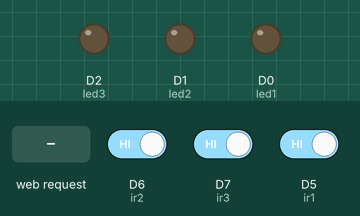
This sketch was run on a simulated ESP8266 (NodeMCU). Parts: output pins drawn as LEDs (lit = HIGH). Inputs (shaded band) come from the test bench; at power-on: D6 (ir2) HIGH, D7 (ir3) HIGH, D5 (ir1) HIGH. WiFi joins after 1.5 s; servers stay silent unless stated; what the sketch prints to the serial monitor is not drawn.

Above: at 2.8 s.
2.9 s: HTTP request GET /ledon1 received
At 4.6 s:
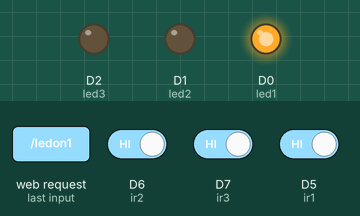
5.3 s: HTTP request GET /ledon2 received
At 7.4 s:
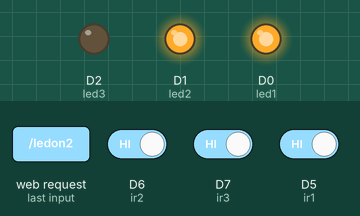
8.5 s: HTTP request GET /ledoff1 received
At 10.0 s:
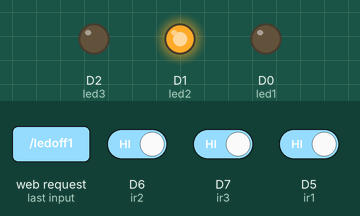
10.9 s: HTTP request GET /ledon3 received
At 12.7 s:
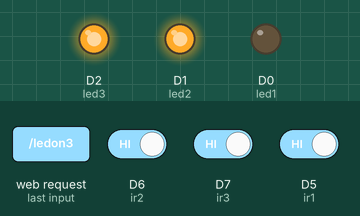
13.9 s: HTTP request GET /ledoff2 received
At 15.3 s:
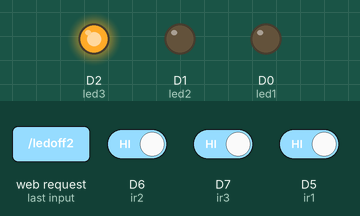
16.3 s: HTTP request GET /ledoff3 received
At 18.1 s:
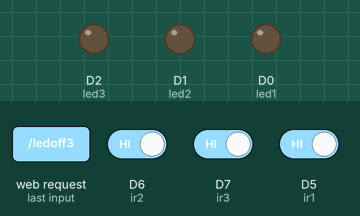
Timing chart, 0 to 19.6 s (numbered marks = the images above; inputs shaded):
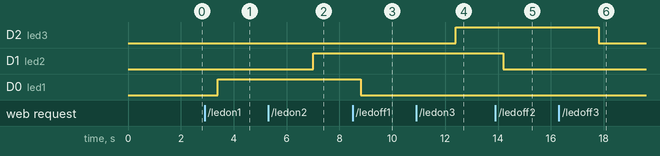

Measured:
- after the input at 2.9 s, D0 (led1): LOW → HIGH after 0.50 s
- after the input at 5.3 s, D1 (led2): LOW → HIGH after 1.7 s
- after the input at 8.5 s, D0 (led1): HIGH → LOW after 0.30 s
- after the input at 10.9 s, D2 (led3): LOW → HIGH after 1.5 s
- after the input at 13.9 s, D1 (led2): HIGH → LOW after 0.30 s
- after the input at 16.3 s, D2 (led3): HIGH → LOW after 1.5 s

The sketch:

wbserver_iot.ino
```cpp
#include <Arduino.h>
#include <ESP8266WiFi.h>
#include <ESP8266WebServer.h>
#include <ThingSpeak.h>

const char* wifiSSID = "NETWORKSSID";
const char* wifiPassword = "NETWORK PASSWORD";

const char* apSSID = "NodeMCU";
const char* apPassword = "SET A NEW PASSWORD HERE";

IPAddress local_ip(192, 168, 1, 1);
IPAddress gateway(192, 168, 1, 1);
IPAddress subnet(255, 255, 255, 0);

ESP8266WebServer server(80);

uint8_t LED1pin = D0;
uint8_t LED2pin = D1;
uint8_t LED3pin = D2;

bool LED1status = LOW;
bool LED2status = LOW;
bool LED3status = LOW;

int led1 = D0; // GPIO 16 (D0) on NodeMCU
int led2 = D1; // GPIO 5 (D1) on NodeMCU
int led3 = D2; // GPIO 4 (D2) on NodeMCU

int ir1 = D5; // GPIO 14 (D5) on NodeMCU
int ir2 = D6; // GPIO 12 (D6) on NodeMCU
int ir3 = D7; // GPIO 13 (D7) on NodeMCU

WiFiClient client;

unsigned long myChannelNumber = 2229668;
const char* myWriteAPIKey = "CPWOZ4VXGVZEVS7U";

void setup() {
  Serial.begin(115200);
  WiFi.begin(wifiSSID, wifiPassword);
  Serial.print("Connecting to Wi-Fi");
  while (WiFi.status() != WL_CONNECTED) {
    Serial.print(".");
    delay(300);
  }
  Serial.println();
  Serial.print("Connected with IP: ");
  Serial.println(WiFi.localIP());
  Serial.println();

  pinMode(led1, OUTPUT);
  pinMode(led2, OUTPUT);
  pinMode(led3, OUTPUT);
  pinMode(ir1, INPUT);
  pinMode(ir2, INPUT);
  pinMode(ir3, INPUT);

  ThingSpeak.begin(client);

  WiFi.softAP(apSSID, apPassword);
  WiFi.softAPConfig(local_ip, gateway, subnet);
  delay(100);

  server.on("/", handle_OnConnect);
  server.on("/ledon1", handle_led1on);
  server.on("/ledoff1", handle_led1off);
  server.on("/ledon2", handle_led2on);
  server.on("/ledoff2", handle_led2off);
  server.on("/ledon3", handle_led3on);
  server.on("/ledoff3", handle_led3off);
  server.onNotFound(handle_NotFound);

  server.begin();
  Serial.println("HTTP server started");
}

void loop() {
  server.handleClient();

  int val1 = digitalRead(ir1);
  int val2 = digitalRead(ir2);
  int val3 = digitalRead(ir3);
  int val4 = digitalRead(led1);
  int val5 = digitalRead(led2);
  int val6 = digitalRead(led3);

  ThingSpeak.writeField(myChannelNumber, 1, val1, myWriteAPIKey);
  ThingSpeak.writeField(myChannelNumber, 2, val2, myWriteAPIKey);
  ThingSpeak.writeField(myChannelNumber, 3, val3, myWriteAPIKey);
  ThingSpeak.writeField(myChannelNumber, 4, val4, myWriteAPIKey);
  ThingSpeak.writeField(myChannelNumber, 5, val5, myWriteAPIKey);
  ThingSpeak.writeField(myChannelNumber, 6, val6, myWriteAPIKey);
}

// LED control and web server handler functions...
void handle_OnConnect() {
  LED1status = LOW;
  LED2status = LOW;
  LED3status = LOW;
  Serial.println("LED Status: OFF");
  server.send(200, "text/html", SendHTML(LED1status, LED2status, LED3status));
}

void handle_led1on() {
  LED1status = HIGH;
  digitalWrite(led1, HIGH);
  Serial.println("LED1 Status: ON");
  server.send(200, "text/html", SendHTML(true, LED2status, LED3status));
}

void handle_led1off() {
  LED1status = LOW;
  digitalWrite(led1, LOW);
  Serial.println("LED1 Status: OFF");
  server.send(200, "text/html", SendHTML(false, LED2status, LED3status));
}

void handle_led2on() {
  LED2status = HIGH;
  digitalWrite(led2, HIGH);
  Serial.println("LED2 Status: ON");
  server.send(200, "text/html", SendHTML(LED1status, true, LED3status));
}

void handle_led2off() {
  LED2status = LOW;
  digitalWrite(led2, LOW);
  Serial.println("LED2 Status: OFF");
  server.send(200, "text/html", SendHTML(LED1status, false, LED3status));
}

void handle_led3on() {
  LED3status = HIGH;
  digitalWrite(led3, HIGH);
  Serial.println("LED3 Status: ON");
  server.send(200, "text/html", SendHTML(LED1status, LED2status, true));
}

void handle_led3off() {
  LED3status = LOW;
  digitalWrite(led3, LOW);
  Serial.println("LED3 Status: OFF");
  server.send(200, "text/html", SendHTML(LED1status, LED2status, false));
}

void handle_NotFound() {
  server.send(404, "text/plain", "Not found");
}
//HERE THE BELOW HTML CODE IS TO CREATE A INTERFACE WHEN WE CONNECT TO THE NODE MCU'S NETWORK AND GO TO THAT IP ADDRESS THERE THIS HTML WILL CREATE A INTERFACE TO CONTROL THE LED LIGHTS AND ALSO KNOW THEIR STATUS OVER THERE
String SendHTML(bool led1stat, bool led2stat, bool led3stat) {
  String ptr = "<!DOCTYPE html> <html>\n";
  ptr += "<head><meta name=\"viewport\" content=\"width=device-width, initial-scale=1.0, user-scalable=no\">\n";
  ptr += "<title>LED Control</title>\n";
  ptr += "<style>html { font-family: Helvetica; display: inline-block; margin: 0px auto; text-align: center;}\n";
  ptr += "body{margin-top: 50px;} h1 {color: #444444;margin: 50px auto 30px;} h3 {color: #444444;margin-bottom: 50px;}\n";
  ptr += ".button {display: block;width: 80px;background-color: #1abc9c;border: none;color: white;padding: 13px 30px;text-decoration: none;font-size: 25px;margin: 0px auto 35px;cursor: pointer;border-radius: 4px;}\n";
  ptr += ".button-on {background-color: #1abc9c;}\n";
  ptr += ".button-on:active {background-color: #16a085;}\n";
  ptr += ".button-off {background-color: #34495e;}\n";
  ptr += ".button-off:active {background-color: #2c3e50;}\n";
  ptr += "p {font-size: 14px;color: #888;margin-bottom: 10px;}\n";
  ptr += "</style>\n";
  ptr += "</head>\n";
  ptr += "<body>\n";
  ptr += "<h1>ESP8266 Web Server</h1>\n";
  ptr += "<h3>Using Access Point(AP) Mode</h3>\n";

  if (led1stat) {
    ptr += "<p>LED1 Status: ON</p><a class=\"button button-off\" href=\"/ledoff1\">OFF</a>\n";
  } else {
    ptr += "<p>LED1 Status: OFF</p><a class=\"button button-on\" href=\"/ledon1\">ON</a>\n";
  }

  if (led2stat) {
    ptr += "<p>LED2 Status: ON</p><a class=\"button button-off\" href=\"/ledoff2\">OFF</a>\n";
  } else {
    ptr += "<p>LED2 Status: OFF</p><a class=\"button button-on\" href=\"/ledon2\">ON</a>\n";
  }

  if (led3stat) {
    ptr += "<p>LED3 Status: ON</p><a class=\"button button-off\" href=\"/ledoff3\">OFF</a>\n";
  } else {
    ptr += "<p>LED3 Status: OFF</p><a class=\"button button-on\" href=\"/ledon3\">ON</a>\n";
  }

  ptr += "</body>\n";
  ptr += "</html>\n";
  return ptr;
}
```
